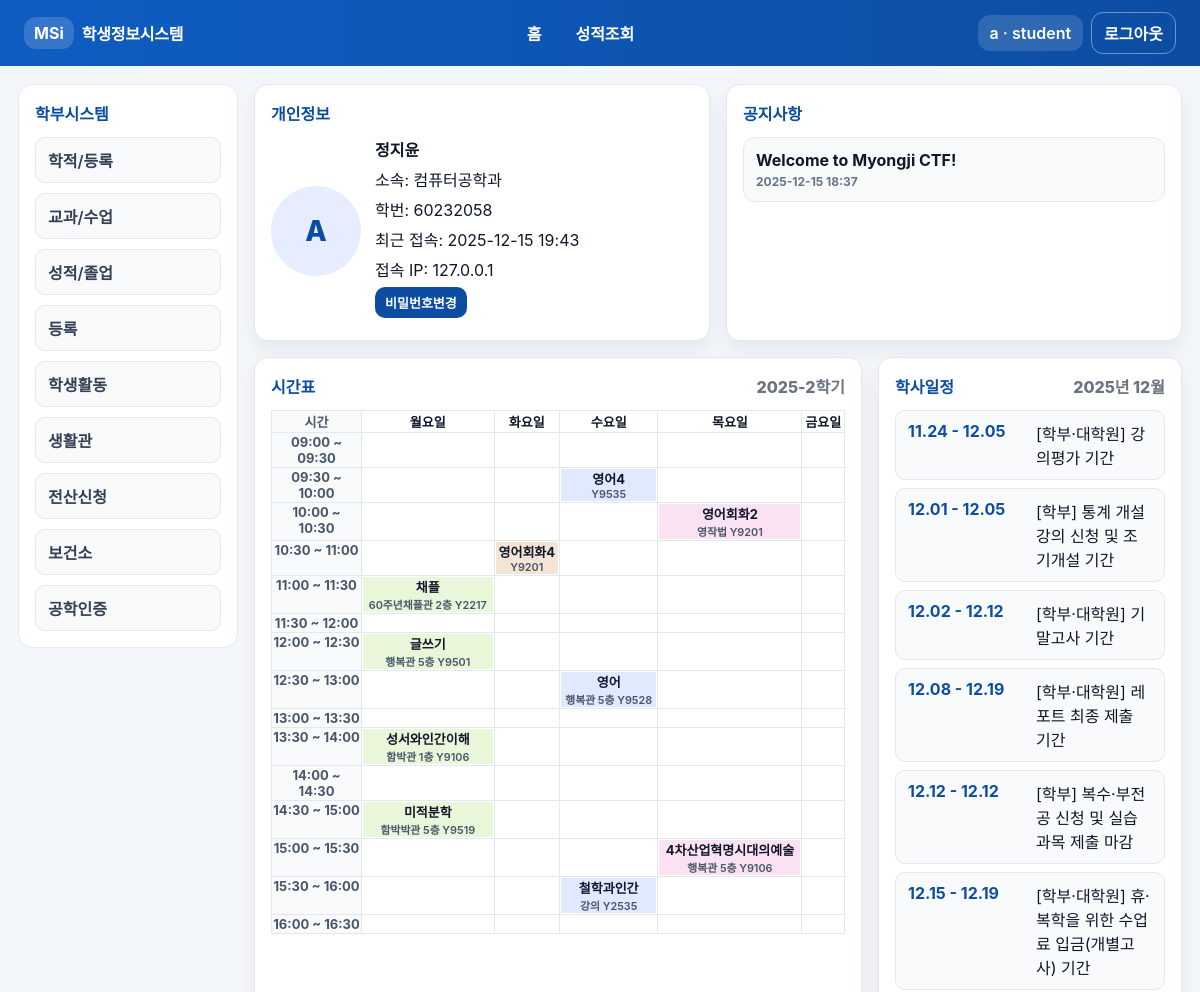
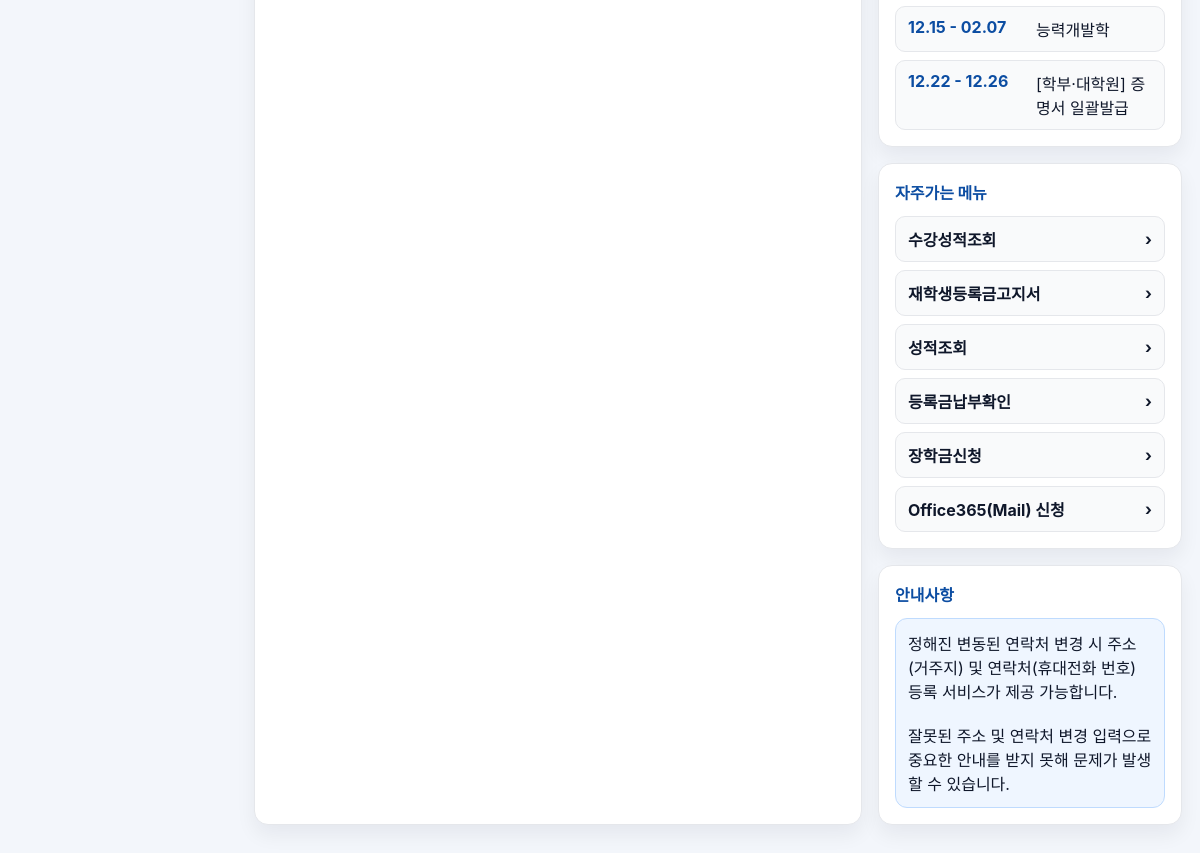
Screenshot of /notices (signed in) with the database file from the repository (2 pictures, top to bottom).
### app.py (models this page shows, shortened)
class User(UserMixin, db.Model):
    __tablename__ = "user"
    id = db.Column(db.Integer, primary_key=True)
    username = db.Column(db.String(50), unique=True, nullable=False, index=True)
    password_hash = db.Column(db.String(200), nullable=False)
    role = db.Column(db.String(20), nullable=False, default="student")
    owner_id = db.Column(db.Integer, nullable=True)
    game1_done = db.Column(db.Boolean, nullable=False, default=False)
    game2_done = db.Column(db.Boolean, nullable=False, default=False)

class Notice(db.Model):
    __tablename__ = "notice"
    id = db.Column(db.Integer, primary_key=True)
    idx = db.Column(db.Integer, unique=True, nullable=False, index=True)
    title = db.Column(db.String(200), nullable=False)
    content = db.Column(db.Text, nullable=False)
    created_at = db.Column(db.DateTime, nullable=False, default=datetime.utcnow)
    is_public = db.Column(db.Boolean, nullable=False, default=True)

### app.py (the view)
    @app.route("/notices")
    @login_required
    def notices():
        items = (
            Notice.query
            .filter_by(is_public=True)
            .order_by(Notice.created_at.desc())
            .limit(1)
            .all()
        )
        return render_template("notices.html", items=items, now=datetime.now())

### app.py (called while the page is built)
@login_manager.user_loader
def load_user(user_id: str):
    return db.session.get(User, int(user_id))

### templates/notices.html (shortened to what this page needs)
{% extends "base.html" %}
{% block content %}
<div class="dashboard-grid">
  <section class="card">
    <div class="card-title">개인정보</div>
    <div class="personal">
      <div class="avatar">{{ current_user.username[:1]|upper if current_user.is_authenticated else "N" }}</div>
      <div class="personal-details">
        <div><strong>{{ "정지윤" if current_user.is_authenticated else "로그인 필요" }}</strong></div>
        <div>소속: 컴퓨터공학과</div>
        <div>학번: 60232058</div>
        <div>최근 접속: {{ now.strftime("%Y-%m-%d %H:%M") }}</div>
        <div>접속 IP: {{ request.remote_addr or "0.0.0.0" }}</div>
        <div class="badge">비밀번호변경</div>
      </div>
    </div>
  </section>
  <section class="card">
    <div class="card-title">공지사항</div>
    <ul class="notice-list">
      {% for n in items %}
        <li class="notice-item">
          <a class="notice-link" href="{{ url_for('notice_detail_idx', idx=n.id - 1) }}">
            <span>{{ n.title }}</span>
            <span class="notice-date">{{ n.created_at.strftime("%Y-%m-%d %H:%M") }}</span>
          </a>
        </li>
      {% endfor %}
    </ul>
  </section>
</div>
<div class="two-col-wide">
  <section class="card">
    <div class="card-title">시간표 <span class="muted">2025-2학기</span></div>
    <table class="timetable">
      <thead>
        <tr>
          <th class="time-col">시간</th>
          <th>월요일</th>
          <th>화요일</th>
          <th>수요일</th>
          <th>목요일</th>
          <th>금요일</th>
        </tr>
      </thead>
      <tbody>
        {% for r in rows %}
          <tr>
            <td class="time-col">{{ r.time }}</td>
            {% for day in ["mon","tue","wed","thu","fri"] %}
              <td>
                {% if r[day] %}
                  <div class="course {{ loop.cycle('c-green','c-brown','c-blue','c-pink','c-yellow','c-purple') }}">
                    <div>{{ r[day].split(" ")[0] }}</div>
                    <small>{{ " ".join(r[day].split(" ")[1:]) }}</small>
                  </div>
                {% endif %}
              </td>
            {% endfor %}
          </tr>
        {% endfor %}
      </tbody>
    </table>
  </section>
  <div class="main">
    <section class="card">
      <div class="card-title">학사일정 <span class="muted">2025년 12월</span></div>
      <ul class="schedule-list">
        <li class="schedule-item"><span class="schedule-date">11.24 - 12.05</span><span>[학부·대학원] 강의평가 기간</span></li>
        <li class="schedule-item"><span class="schedule-date">12.01 - 12.05</span><span>[학부] 통계 개설강의 신청 및 조기개설 기간</span></li>
        <li class="schedule-item"><span class="schedule-date">12.02 - 12.12</span><span>[학부·대학원] 기말고사 기간</span></li>
        <li class="schedule-item"><span class="schedule-date">12.08 - 12.19</span><span>[학부·대학원] 레포트 최종 제출 기간</span></li>
        <li class="schedule-item"><span class="schedule-date">12.12 - 12.12</span><span>[학부] 복수·부전공 신청 및 실습 과목 제출 마감</span></li>
        <li class="schedule-item"><span class="schedule-date">12.15 - 12.19</span><span>[학부·대학원] 휴·복학을 위한 수업료 입금(개별고사) 기간</span></li>
        <li class="schedule-item"><span class="schedule-date">12.15 - 02.07</span><span>능력개발학</span></li>
        <li class="schedule-item"><span class="schedule-date">12.22 - 12.26</span><span>[학부·대학원] 증명서 일괄발급</span></li>
      </ul>
    </section>
    <section class="card">
      <div class="card-title">자주가는 메뉴</div>
      <ul class="quick-list">
        <li><a href="#">수강성적조회<span>›</span></a></li>
        <li><a href="#">재학생등록금고지서<span>›</span></a></li>
        <li><a href="#">성적조회<span>›</span></a></li>
        <li><a href="#">등록금납부확인<span>›</span></a></li>
        <li><a href="#">장학금신청<span>›</span></a></li>
        <li><a href="#">Office365(Mail) 신청<span>›</span></a></li>
      </ul>
    </section>
    <section class="card">
      <div class="card-title">안내사항</div>
      <div class="info-box">
        정해진 변동된 연락처 변경 시 주소(거주지) 및 연락처(휴대전화 번호) 등록 서비스가 제공 가능합니다.
        <br><br>
        잘못된 주소 및 연락처 변경 입력으로 중요한 안내를 받지 못해 문제가 발생할 수 있습니다.
      </div>
    </section>
  </div>
</div>
{% endblock %}

### templates/base.html (shortened to what this page needs)
<!doctype html>
<html lang="ko">
<head>
  <link rel="stylesheet" href="{{ url_for('static', filename='style.css') }}">
</head>
<body class="app">
  <header class="topbar">
    <div class="topbar-inner">
      <a class="logo" href="{{ url_for('index') }}">
        <span class="logo-mark">MSi</span>
        <span class="logo-text">학생정보시스템</span>
      </a>
      <nav class="top-nav">
        <a class="logo" href="{{ url_for('index') }}">홈</a>
        {% if current_user.is_authenticated %}
          <a href="{{ url_for('grades') }}">성적조회</a>
        {% endif %}
      </nav>
      <div class="top-actions">
        {% if current_user.is_authenticated %}
          <span class="user-chip">{{ current_user.username }} · {{ current_user.role }}</span>
          <a class="chip" href="{{ url_for('logout') }}">로그아웃</a>
        {% else %}
          <a class="chip" href="{{ url_for('login') }}">로그인</a>
          <a class="chip primary" href="{{ url_for('register') }}">회원가입</a>
        {% endif %}
      </div>
    </div>
  </header>
  <div class="layout">
    <aside class="sidebar">
      <div class="sidebar-title">학부시스템</div>
      <ul class="side-menu">
        <li>학적/등록</li>
        <li>교과/수업</li>
        <li>성적/졸업</li>
        <li>등록</li>
        <li>학생활동</li>
        <li>생활관</li>
        <li>전산신청</li>
        <li>보건소</li>
        <li>공학인증</li>
      </ul>
    </aside>
    <main class="main">
      {% block content %}{% endblock %}
    </main>
  </div>
</body>
</html>

### rows the page displays
User: username "a", role "student", username "A"
Notice: title "Welcome to Myongji CTF!", created_at "2025-12-15 18:37"

### other values shown
{{ "정지윤" if current_user.is_authenticated else "로그인 필요" }} "정지윤"
{{ request.remote_addr or "0.0.0.0" }} "127.0.0.1"
{{ r.time }} "09:00 ~ 09:30" "09:30 ~ 10:00" "10:00 ~ 10:30" "10:30 ~ 11:00" "11:00 ~ 11:30" "11:30 ~ 12:00" "12:00 ~ 12:30" "12:30 ~ 13:00" "13:00 ~ 13:30" "13:30 ~ 14:00" "14:00 ~ 14:30" "14:30 ~ 15:00" "15:00 ~ 15:30" "15:30 ~ 16:00" "16:00 ~ 16:30"
{{ r[day].split(" ")[0] }} "영어4" "영어회화2" "영어회화4" "채플" "글쓰기" "영어" "성서와인간이해" "미적분학" "4차산업혁명시대의예술" "철학과인간"
{{ " ".join(r[day].split(" ")[1:]) }} "Y9535" "영작법 Y9201" "Y9201" "60주년채플관 2층 Y2217" "행복관 5층 Y9501" "행복관 5층 Y9528" "함박관 1층 Y9106" "함박박관 5층 Y9519" "행복관 5층 Y9106" "강의 Y2535"
